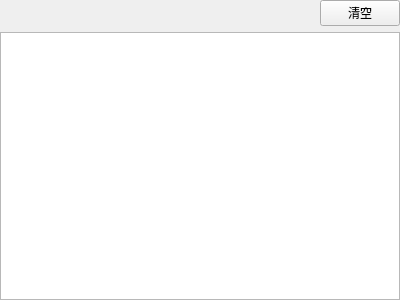
<?xml version="1.0" encoding="UTF-8"?>
<ui version="4.0">
 <class>WgLog</class>
 <widget class="QWidget" name="WgLog">
  <property name="geometry">
   <rect>
    <x>0</x>
    <y>0</y>
    <width>400</width>
    <height>300</height>
   </rect>
  </property>
  <property name="windowTitle">
   <string>Form</string>
  </property>
  <layout class="QVBoxLayout" name="verticalLayout">
   <property name="leftMargin">
    <number>0</number>
   </property>
   <property name="topMargin">
    <number>0</number>
   </property>
   <property name="rightMargin">
    <number>0</number>
   </property>
   <property name="bottomMargin">
    <number>0</number>
   </property>
   <item>
    <layout class="QGridLayout" name="gridLayout">
     <item row="1" column="1">
      <widget class="QPushButton" name="clearBtn">
       <property name="text">
        <string>清空</string>
       </property>
      </widget>
     </item>
     <item row="1" column="0">
      <spacer name="horizontalSpacer">
       <property name="orientation">
        <enum>Qt::Horizontal</enum>
       </property>
       <property name="sizeHint" stdset="0">
        <size>
         <width>40</width>
         <height>20</height>
        </size>
       </property>
      </spacer>
     </item>
     <item row="2" column="0" colspan="2">
      <widget class="LogTab" name="tableView"/>
     </item>
    </layout>
   </item>
  </layout>
 </widget>
 <customwidgets>
  <customwidget>
   <class>LogTab</class>
   <extends>QTableView</extends>
   <header>WgLog.h</header>
  </customwidget>
 </customwidgets>
 <resources/>
 <connections/>
</ui>
